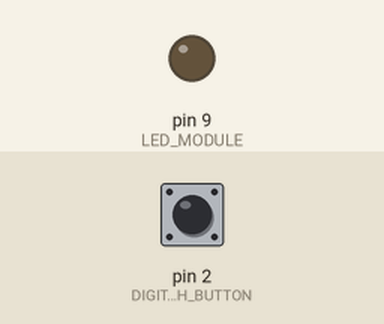
Recording of a sketch running on a simulated Arduino Uno, built with avr-gcc and run on an emulated ATmega328P. Shown: output pins drawn as LEDs (lit = HIGH). Dashed ring = blinking. The inputs (shaded band) are chosen by the test bench; at power-on: pin 2 (DIGITAL_PUSH_BUTTON) HIGH.

Above: at 1.2 s.
1.3 s: pin 2 (DIGITAL_PUSH_BUTTON) pulled LOW for 3.2 s
At 2.92 s:
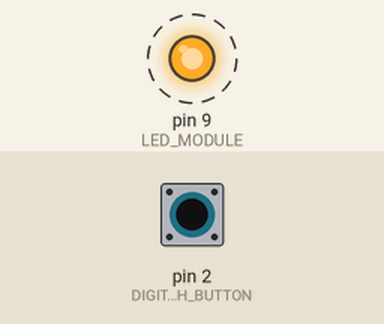
Timing chart, 0 to 6.5 s (numbered marks = the images above; inputs shaded):
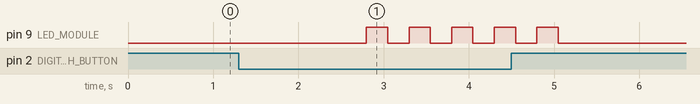

Measured:
- after the input at 1.3 s, pin 9 (LED_MODULE): alternates HIGH for 0.25 s and LOW for 0.25 s, 10 changes in all, then stays LOW, starting after 1.5 s

The sketch:

Click_Counter.ino
```cpp
#define LED_MODULE 9
#define DIGITAL_PUSH_BUTTON 2
#define DEBOUNCE_DELAY 80
#define TOGGLE_EXECUTE_DELAY 1500

unsigned long lastDebounceTime = 0;
unsigned long lastBlinkExecuteDelay = 0;
byte blinkTimes = 0;

void toggleLED(int times) {
  for (int i = 0; i < times; i++) {
    digitalWrite(LED_MODULE, !digitalRead(LED_MODULE));
    delay(250);
    digitalWrite(LED_MODULE, !digitalRead(LED_MODULE));
    delay(250);
  }
}

void setup() {
  pinMode(LED_MODULE, OUTPUT);
  pinMode(DIGITAL_PUSH_BUTTON, INPUT);
}

void loop() {
  if (digitalRead(DIGITAL_PUSH_BUTTON) == LOW) {
    lastDebounceTime = millis();
  }

  if ((millis() - lastDebounceTime) > DEBOUNCE_DELAY) {
    lastDebounceTime = millis();
    lastBlinkExecuteDelay = millis();
    blinkTimes++;
    if (blinkTimes > 5) {
      blinkTimes = 5;
    }
  }

  if ((millis() - lastBlinkExecuteDelay) > TOGGLE_EXECUTE_DELAY) {
    toggleLED(blinkTimes);
    blinkTimes = 0;
    lastBlinkExecuteDelay = millis();
  }
}
```
